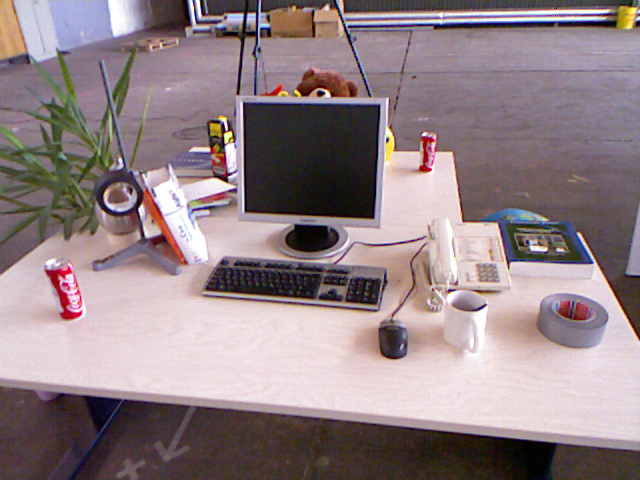
//> input picture ch5/code/task2/1.png, 640 x 480 px
$ ./computeORB_v1   (built with g++ and OpenCV 4)
//> lines starting //> are read from the running program, lines starting //| are printed output that depends on the picture
//
// Created by 高翔 on 2017/12/19.
// 本程序演示ORB是如何提取、计算和匹配的
//

#include <opencv2/opencv.hpp>
#include <execution>
#include <string>

using namespace std;

// global variables
string first_file = "../1.png";
string second_file = "../2.png";

const double pi = 3.1415926; // pi

// TODO implement this function
/**
 * compute the angle for ORB descriptor
 * @param [in] image input image
 * @param [in|out] detected keypoints
 */
void computeAngle(const cv::Mat &image, vector<cv::KeyPoint> &keypoints);

/**
 * Multi-threaded compute angle
 * @param image
 * @param keypoints
 */
void computeAngleMT(const cv::Mat &image, vector<cv::KeyPoint> &keypoints);

// TODO implement this function
/**
 * compute ORB descriptor
 * @param [in] image the input image
 * @param [in] keypoints detected keypoints
 * @param [out] desc descriptor
 */
typedef vector<bool> DescType; // type of descriptor, 256 bools
void computeORBDesc(const cv::Mat &image, vector<cv::KeyPoint> &keypoints,
                    vector<DescType> &desc);

/**
 * multi threaded orb desc
 * @param image
 * @param keypoints
 * @param desc
 */
void computeORBDescMT(const cv::Mat &image, vector<cv::KeyPoint> &keypoints,
                      vector<DescType> &desc);

// TODO implement this function
/**
 * brute-force match two sets of descriptors
 * @param desc1 the first descriptor
 * @param desc2 the second descriptor
 * @param matches matches of two images
 */
void bfMatch(const vector<DescType> &desc1, const vector<DescType> &desc2,
             vector<cv::DMatch> &matches);

// 打印函数执行时间
template <typename FuncT>
void evaluate_and_call(FuncT func, const std::string &func_name = "",
                       int times = 10) {
  double total_time = 0;
  for (int i = 0; i < times; ++i) {
    auto t1 = std::chrono::steady_clock::now();
    func();
    auto t2 = std::chrono::steady_clock::now();
    total_time +=
        std::chrono::duration_cast<std::chrono::duration<double>>(t2 - t1)
            .count() *
        1000;
  }

  std::cout << "方法 " << func_name
            << " 平均调用时间/次数: " << total_time / times << "/" << times
            << " 毫秒." << std::endl;
}

int main(int argc, char **argv) {

  // load image
  cv::Mat first_image = cv::imread(first_file);   // load grayscale image
//> first_image is the input picture: 480 rows x 640 cols, CV_8UC3; mean B, G, R 133.9, 129.9, 146.3
  cv::Mat second_image = cv::imread(second_file); // load grayscale image
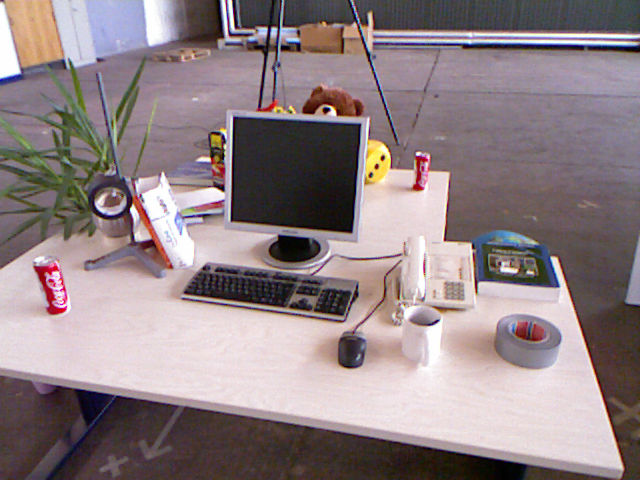
//> input picture ch5/code/task2/2.png, 640 x 480 px
//> second_image is the input picture: 480 rows x 640 cols, CV_8UC3; mean B, G, R 133.1, 129.9, 144.4

  // plot the image
  cv::imshow("first image", first_image);
  cv::imshow("second image", second_image);
  cv::waitKey(0);

  // detect FAST keypoints using threshold=40
  vector<cv::KeyPoint> keypoints;
  cv::FAST(first_image, keypoints, 40);
//> keypoints = 493 keypoints; strongest (x, y, size): (244, 313, 7), (532, 205, 7), (586, 19, 7), (580, 3, 7)
  cout << "keypoints: " << keypoints.size() << endl;
//| keypoints: 493
    cout<<"1111111";
  // compute angle for each keypoint
  evaluate_and_call([&]() { computeAngle(first_image, keypoints); },
                    "compute angle", 1);
    cout<<"222222";
  // test multi thread version
//  evaluate_and_call([&]() { computeAngleMT(first_image, keypoints); },
//                    "compute angle mt", 1);

  // compute ORB descriptors
  vector<DescType> descriptors;
  evaluate_and_call(
      [&]() { computeORBDesc(first_image, keypoints, descriptors); },
      "compute orb descriptor", 1);
//> the loop in evaluate_and_call (call 2), `for (int i = 0; i < times; ++i)` made 1 pass
//| bad/total: 40/493
//> descriptors = 493 items

  vector<DescType> descriptors_mt;
//  evaluate_and_call(
//      [&]() { computeORBDescMT(first_image, keypoints, descriptors_mt); },
//      "compute orb descriptor mt", 1);

  // plot the keypoints
  cv::Mat image_show;
  cv::drawKeypoints(first_image, keypoints, image_show, cv::Scalar::all(-1),
                    cv::DrawMatchesFlags::DRAW_RICH_KEYPOINTS);
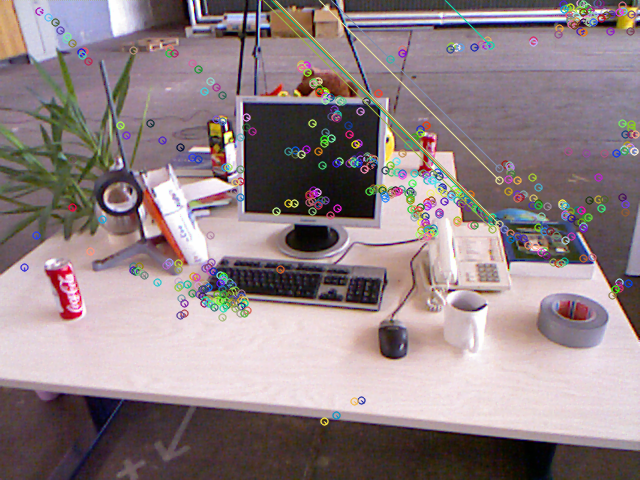
//> image_show: 480 rows x 640 cols, CV_8UC3; mean B, G, R 134, 130.5, 145.9
  cv::imshow("features", image_show);
  cv::imwrite("feat1.png", image_show);
  cv::waitKey(0);

  // we can also match descriptors between images
  // same for the second
  vector<cv::KeyPoint> keypoints2;
  cv::FAST(second_image, keypoints2, 40);
//> keypoints2 = 451 keypoints; strongest (x, y, size): (199, 306, 7), (181, 290, 7), (190, 299, 7), (163, 286, 7)
  cout << "keypoints: " << keypoints2.size() << endl;
//| keypoints: 451
//> (the rest of the program and of its run is left out)
